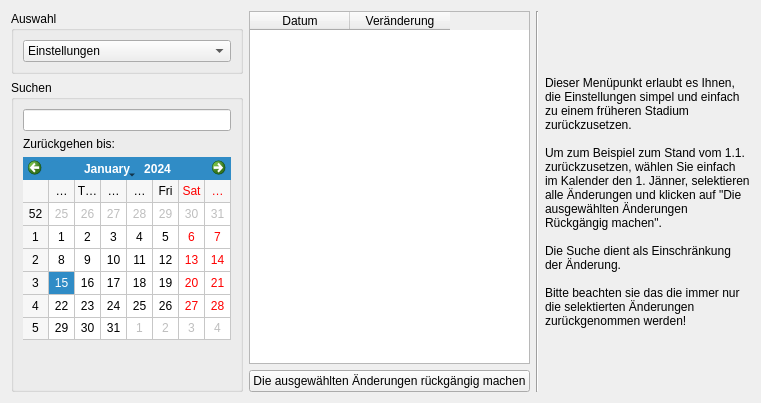
     <widget class="QWidget" name="page_5" >
      <layout class="QHBoxLayout" >
       <item>
        <layout class="QVBoxLayout" >
         <item>
          <widget class="QGroupBox" name="gpChooseRevert" >
           <property name="title" >
            <string>Auswahl</string>
           </property>
           <layout class="QVBoxLayout" >
            <item>
             <widget class="QComboBox" name="comboBox" >
              <item>
               <property name="text" >
                <string>Einstellungen</string>
               </property>
              </item>
              <item>
               <property name="text" >
                <string>Kommandos</string>
               </property>
              </item>
              <item>
               <property name="text" >
                <string>Sprachmodell</string>
               </property>
              </item>
             </widget>
            </item>
           </layout>
          </widget>
         </item>
         <item>
          <widget class="QGroupBox" name="gwSearchInChanges" >
           <property name="maximumSize" >
            <size>
             <width>233</width>
             <height>16777215</height>
            </size>
           </property>
           <property name="title" >
            <string>Suchen</string>
           </property>
           <layout class="QVBoxLayout" >
            <item>
             <widget class="QLineEdit" name="leSearchChanges" />
            </item>
            <item>
             <widget class="QLabel" name="lbGoBackTill" >
              <property name="text" >
               <string>Zurückgehen bis:</string>
              </property>
             </widget>
            </item>
            <item>
             <widget class="QCalendarWidget" name="cwTimeMachineDay" >
              <property name="enabled" >
               <bool>true</bool>
              </property>
              <property name="minimumSize" >
               <size>
                <width>208</width>
                <height>183</height>
               </size>
              </property>
              <property name="maximumSize" >
               <size>
                <width>208</width>
                <height>16777215</height>
               </size>
              </property>
              <property name="firstDayOfWeek" >
               <enum>Qt::Monday</enum>
              </property>
              <property name="gridVisible" >
               <bool>true</bool>
              </property>
             </widget>
            </item>
            <item>
             <spacer>
              <property name="orientation" >
               <enum>Qt::Vertical</enum>
              </property>
              <property name="sizeHint" >
               <size>
                <width>20</width>
                <height>40</height>
               </size>
              </property>
             </spacer>
            </item>
           </layout>
          </widget>
         </item>
        </layout>
       </item>
       <item>
        <layout class="QVBoxLayout" >
         <item>
          <widget class="QTableWidget" name="twChanges" >
           <property name="selectionBehavior" >
            <enum>QAbstractItemView::SelectRows</enum>
           </property>
           <column>
            <property name="text" >
             <string>Datum</string>
            </property>
           </column>
           <column>
            <property name="text" >
             <string>Veränderung</string>
            </property>
           </column>
          </widget>
         </item>
         <item>
          <widget class="QPushButton" name="pbRevertChanges" >
           <property name="text" >
            <string>Die ausgewählten Änderungen rückgängig machen</string>
           </property>
           <property name="icon" >
            <iconset resource="../simon.qrc" >:/images/icons/gtk-undo-ltr.svg</iconset>
           </property>
          </widget>
         </item>
        </layout>
       </item>
       <item>
        <widget class="Line" name="liSep1_5" >
         <property name="orientation" >
          <enum>Qt::Vertical</enum>
         </property>
        </widget>
       </item>
       <item>
        <widget class="QLabel" name="lbHelpSystem_5" >
         <property name="maximumSize" >
          <size>
           <width>206</width>
           <height>16777215</height>
          </size>
         </property>
         <property name="text" >
          <string>Dieser Menüpunkt erlaubt es Ihnen, die Einstellungen simpel und einfach zu einem früheren Stadium zurückzusetzen.

Um zum Beispiel zum Stand vom 1.1. zurückzusetzen, wählen Sie einfach im Kalender den 1. Jänner, selektieren alle Änderungen und klicken auf "Die ausgewählten Änderungen Rückgängig machen".

Die Suche dient als Einschränkung der Änderung.

Bitte beachten sie das die immer nur die selektierten Änderungen zurückgenommen werden!</string>
         </property>
         <property name="wordWrap" >
          <bool>true</bool>
         </property>
        </widget>
       </item>
      </layout>
     </widget>
